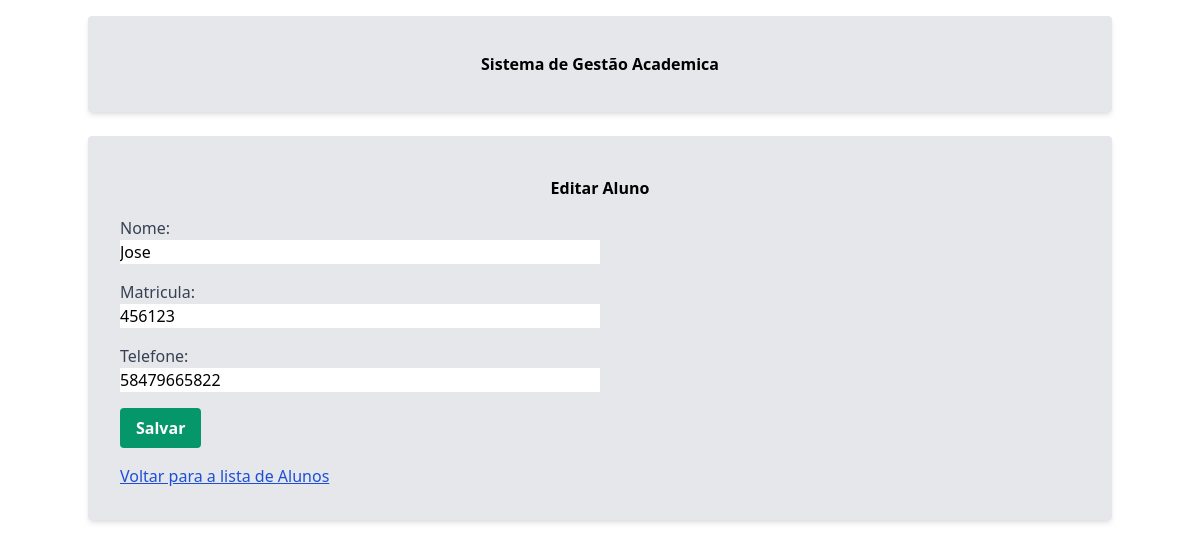
/alterar/5/, run on the app's committed database.
### sistema_academico/models.py (models this page shows, shortened)
class Aluno(models.Model):
    nome = models.CharField(max_length=100)
    cpf = models.IntegerField()
    endereco = models.CharField(max_length=200)
    telefone = models.CharField(max_length=20, null=True, blank=True)
    email = models.EmailField()
    data_nascimento = models.DateField()
    matricula = models.CharField(max_length=20)

### sistema_academico/views.py (the view)
# urls.py: path('alterar/<int:id>/', views.editar_aluno, name='editar_aluno'),
def editar_aluno(request, id):
    alunos = Aluno.objects.get(id=id)
    if request.method == "POST":
        alunos.nome = request.POST.get('nome')
        alunos.matricula = request.POST.get('matricula')
        alunos.telefone = request.POST.get('telefone')
        alunos.save()
        return redirect('home')
    return render(request, 'editar_aluno.html', {'alunos': alunos})

### sistema_academico/templates/editar_aluno.html (shortened to what this page needs)
{% extends 'base.html' %}
{% block content %}
<br>
<div>
    <form method="post" class="bg-gray-200 shadow-md rounded px-8 pt-6 pb-8 mb-4">
        <div class="flex justify-center items-center p-4 font-bold">
          <h1 class="">Editar Aluno</h1>
        </div>
        <div class="mb-4">
          <label for="nome"  class="block text-gray-700">Nome:</label>
          <input value="{{alunos.nome}}" type="text" name="nome" class="w-1/2">
        </div>
      <div class="mb-4">
        <label for="matricula" class="block text-gray-700">Matricula:</label>
        <input value="{{alunos.matricula}}" type="text" name="matricula" class="w-1/2">
      </div>
        <div class="mb-4">
          <label for="telefone" class="block text-gray-700">Telefone:</label>
          <input value="{{alunos.telefone}}" type="text" name="telefone" class="w-1/2">
        </div>
        <div class="mb-4">
          <button type="submit" class="bg-green-600 hover:bg-green-700 text-white font-bold py-2 px-4 rounded">Salvar</button>
        </div>
        <a href="{% url 'home' %}" class="text-blue-700 underline">Voltar para a lista de Alunos</a>
    </form>
</div>
{% endblock %}

### data on the page
Aluno: nome "Jose", matricula "456123", telefone "58479665822"
